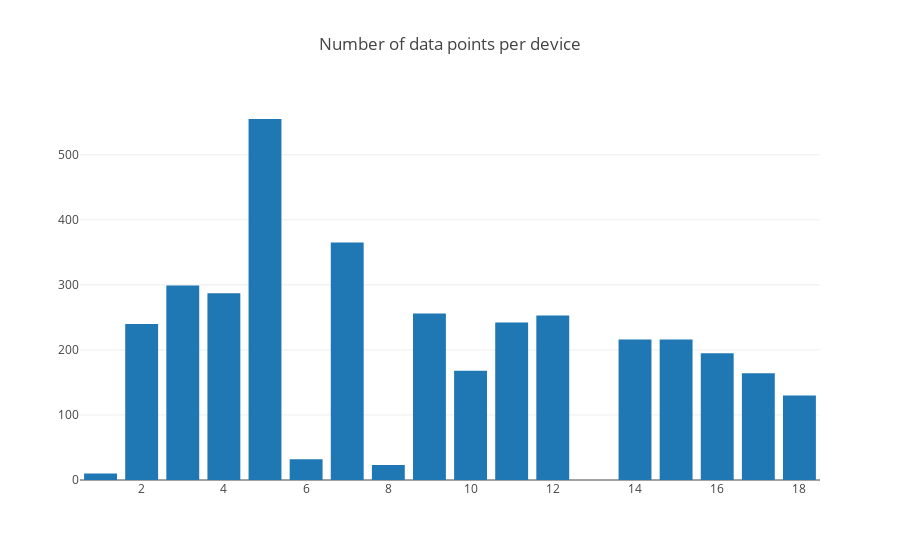

The cell this chart's notebook holds for it:
### Markdown cell above
### How may data points per device?

### Code cell
points_by_device=upload_df.groupby(['SK_PI']).size().reset_index(name='counts').sort_values('SK_PI')
data = [go.Bar(
            x=points_by_device["SK_PI"],
            y=points_by_device["counts"],
    )]

layout = go.Layout(
        barmode='stack',
        title="Number of data points per device"
    )

fig = go.Figure(data=data, layout=layout)
#print(points_by_device)
iplot(fig)

### Figure 1 — Plotly figure (JSON) as saved in the notebook; plotly's stock layout.template omitted (floating-point values rounded to 4 significant figures)
{"data": [{"type": "bar", "x": [1, 2, 3, 4, 5, 6, 7, 8, 9, 10, 11, 12, 14, 15, 16, 17, 18], "y": [10, 240, 299, 287, 555, 32, 365, 23, 256, 168, 242, 253, 216, 216, 195, 164, 130]}], "layout": {"barmode": "stack", "title": "Number of data points per device"}}
